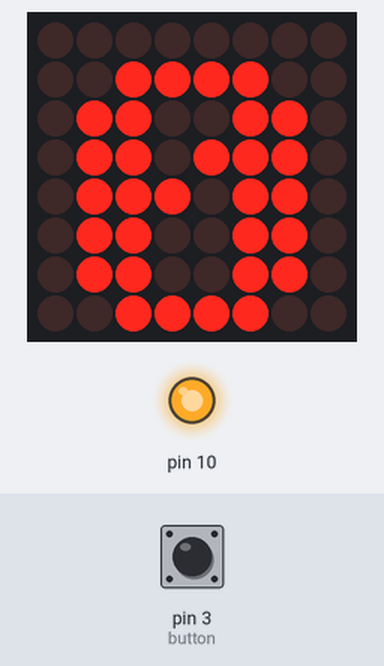
Simulated run of this sketch. Board: Arduino Uno, built with avr-gcc and run on an emulated ATmega328P. Shown: 8×8 LED matrix, output pins drawn as LEDs (lit = HIGH). The inputs (shaded band) are chosen by the test bench; at power-on: pin 3 (button) LOW. Pins used as bus, display or sensor lines are not drawn; what the sketch prints to the serial monitor is not drawn.

Above: at 0.1 s.
At 1.43 s:
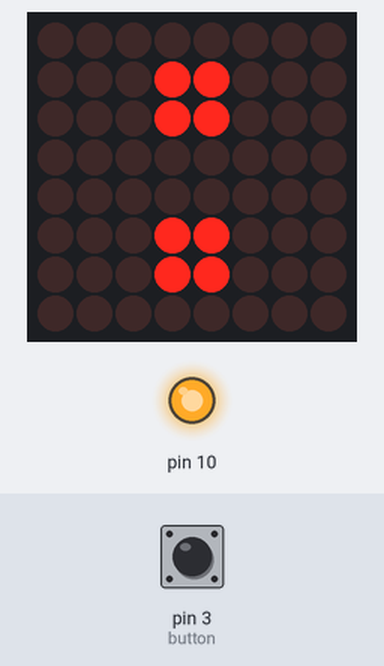

Measured:
- what the display in image 0 shows lasts 0.5 s, from 0.0 s to 0.5 s

The sketch:

RTC_DS3234_with_LED.ino
```cpp
/*
 *  RTC_DS3234
 *
 *  Pin Connections for Arduino UNO
 *
 *  RTC         UNO
 *  0V          GND
 *  +V          5V
 *  CLK         13
 *  DO          12
 *  DI          11
 *  CS          8
 */

#include "LedControl.h"
#include <SPI.h>
//button
const int button = 3;
int buttonState = 0;
//clock
const int  cs=8; //chip select

int disTime [7]; ////second,minute,hour,null,day,month,year  numbers to mimic the read time digits
//leds
int incomingByte = 0;
unsigned long delayTime=200;  // Delay between Frames

const uint64_t DIGITS[] = {
  0x3c66666e76663c00, //0
  0x7e1818181c181800, //1
  0x7e060c3060663c00, //2
  0x3c66603860663c00, //3
  0x30307e3234383000, //4
  0x3c6660603e067e00, //5
  0x3c66663e06663c00, //6
  0x1818183030667e00, //7
  0x3c66663c66663c00, //8
  0x3c66607c66663c00, //9
  0x6ff6969697f66600, //10
  0xff66666677666600, // 11
  0xff3666c6dff66600, //12
  0x0018180000181800, //Colon 13
  0x0000000000000000 //space 14

};
const int DIGITS_LEN = sizeof(DIGITS)/8;


LedControl lc=LedControl(6,7,5,1);  // Pins: DIN,CLK,CS, # of Display connected


void setup() {
  pinMode(button, INPUT);
  lc.clearDisplay(0);  // Clear Displays
  lc.shutdown(0,false);  // Wake up displays
  lc.setIntensity(0,3);  // Set intensity levels
  Serial.begin(9600);
  RTC_init();
  //day(1-31), month(1-12), year(0-99), hour(0-23), minute(0-59), second(0-59)
  //SetTimeDate(27,7,18,22,11,00);
}

void displayImage(uint64_t image) {
  for(int i = 0; i< 8; i++) {
    byte row = (image >> i * 8) & 0xFF;
    for (int j = 0; j<8; j++) {
      lc.setLed(0,i,j,bitRead(row,j));
    }
  }
}

int i = 0;
void RTC_init(){
    pinMode(cs,OUTPUT); // chip select
    // start the SPI library:
    SPI.begin();
    SPI.setBitOrder(MSBFIRST);
    SPI.setDataMode(SPI_MODE3);
    //set control register
    digitalWrite(cs, LOW);
    SPI.transfer(0x8E);
    SPI.transfer(0x60); //60= disable Osciallator and Battery SQ wave @1hz, temp compensation, Alarms disabled
    digitalWrite(cs, HIGH);
    delay(10);
}
//sets the time
void SetTimeDate(int d, int mo, int y, int h, int mi, int s){
  int TimeDate [7]={s,mi,h,0,d,mo,y};
 int disTime [7] = {s,mi,h,0,d,mo,y};
  for(int i=0; i<=6;i++){
    if(i==3)
      i++;
    int b= TimeDate[i]/10;
    int a= TimeDate[i]-b*10;
    if(i==2){
      if (b==2)
        b=B00000010;
      else if (b==1)
        b=B00000001;
    }
    TimeDate[i]= a+(b<<4);

    digitalWrite(cs, LOW);
    SPI.transfer(i+0x80);
    SPI.transfer(TimeDate[i]);
    digitalWrite(cs, HIGH);
  }
}
//puts together time string
String ReadTimeDate(){
  String temp;
  int TimeDate [7]; //second,minute,hour,null,day,month,year
  for(int i=0; i<=6;i++){
    if(i==3)
      i++;
    digitalWrite(cs, LOW);
    SPI.transfer(i+0x00);
    unsigned int n = SPI.transfer(0x00);
    digitalWrite(cs, HIGH);
    int a=n & B00001111;
    if(i==2){
      int b=(n & B00110000)>>4; //24 hour mode
      if(b==B00000010)
        b=20;
      else if(b==B00000001)
        b=10;
      TimeDate[i]=a+b;
      disTime[i]=TimeDate[i];
    }
    else if(i==4){
      int b=(n & B00110000)>>4;
      TimeDate[i]=a+b*10;
      disTime[i]=TimeDate[i];
    }
    else if(i==5){
      int b=(n & B00010000)>>4;
      TimeDate[i]=a+b*10;
      disTime[i]=TimeDate[i];
    }
    else if(i==6){
      int b=(n & B11110000)>>4;
      TimeDate[i]=a+b*10;
      disTime[i]=TimeDate[i];
    }
    else{
      int b=(n & B01110000)>>4;
      TimeDate[i]=a+b*10;
      disTime[i]=TimeDate[i];
      }
  }
  temp.concat(TimeDate[4]);
  temp.concat("/") ;
  temp.concat(TimeDate[5]);
  temp.concat("/") ;
  temp.concat(TimeDate[6]);
  temp.concat(" ") ;
  temp.concat(TimeDate[2]);
  temp.concat(":") ;
  temp.concat(TimeDate[1]);
  temp.concat(":") ;
  temp.concat(TimeDate[0]);
  return(temp);
}
//Display function
void showTime(){
  buttonState = digitalRead(button);
  if (buttonState == HIGH){
    //day(1-31), month(1-12), year(0-99), hour(0-23), minute(0-59), second(0-59)
    SetTimeDate(28,7,18,21,38,00);
  }
  displayImage(DIGITS[((disTime[2] % 100)/10)]);
  delay(500);
  displayImage(DIGITS[14]);
  delay(250);
  displayImage(DIGITS[(disTime[2] % 10)]);
  delay(500);
  displayImage(DIGITS[13]);
  delay(250);
  displayImage(DIGITS[14]);
  delay(250);
  displayImage(DIGITS[((disTime[1] % 100)/10)]);
  delay(500);
  displayImage(DIGITS[14]);
  delay(250);
  displayImage(DIGITS[(disTime[1] % 10)]);
  delay(500);
}
//Main loop
void loop() {
  showTime();
  Serial.println(ReadTimeDate());
  Serial.println(disTime[1] % 10);
  Serial.println((disTime[1] % 100) /10);
  Serial.println(disTime[1]);
  Serial.println(buttonState);
  delay(500);
}
```
